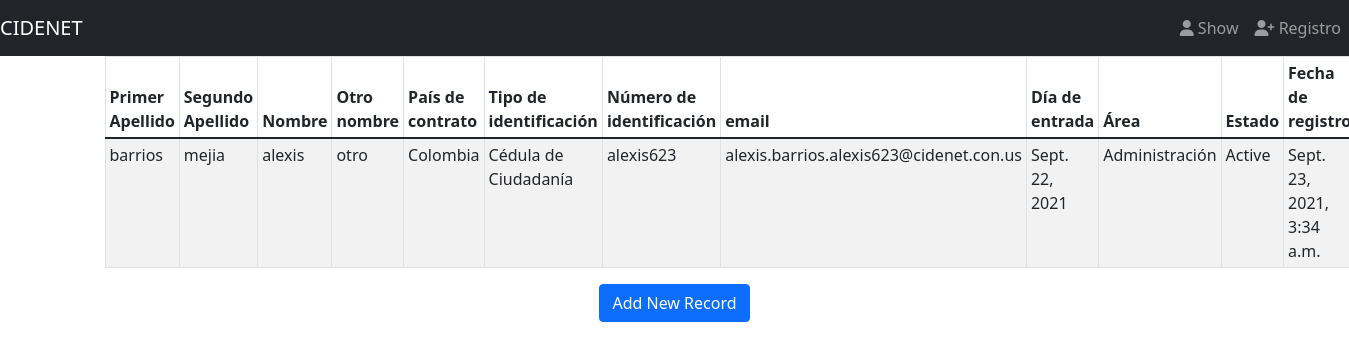
The page /show on the database its author committed.
### employee/models.py (models this page shows, shortened)
class Employee(models.Model):
    firstLastname = models.CharField(max_length=20, null=True)
    secondLastname = models.CharField(max_length=20, null=True)
    firstName = models.CharField(max_length=20, null=True)
    otherName = models.CharField(max_length=50, null=True)
    contractCountry = models.CharField(max_length=50, null=True)
    id_type =  models.CharField(max_length=50, null=True)
    id_number = models.CharField(max_length=20, null=True)
    email = models.EmailField(max_length=300, null=True)
    date_of_entry = models.DateField(null=True)
    company_area = models.CharField(max_length=50, null=True)
    state = models.CharField(max_length=50, default = 'Active', null=True)
    date_registered = models.DateTimeField(auto_now_add=True, null=True)
    class Meta:
        db_table = "employee"

### employee/views.py (the view)
# urls.py: path('show',views.show),
def show(request):
    employees = Employee.objects.all()
    return render(request,"show.html",{'employees':employees})

### employee/templates/show.html (shortened to what this page needs)
{% extends 'base.html' %}
{% block content%}
<!DOCTYPE html>
<html lang="en">
<head>
     {% load static %}
    <link rel="stylesheet" href="{% static 'css/style.css' %}"/>
</head>
<body>
<table class="table table-striped table-bordered table-sm">
    <thead class="thead-dark">
    <tr>
        <th>Primer Apellido</th>
        <th>Segundo Apellido</th>
        <th>Nombre</th>
        <th>Otro nombre</th>
        <th>País de contrato</th>
        <th>Tipo de identificación</th>
        <th>Número de identificación</th>
        <th>email</th>
        <th>Día de entrada</th>
        <th>Área</th>
        <th>Estado</th>
        <th>Fecha de registro</th>
    </tr>
    </thead>
    <tbody>
{% for employee in employees %}
    <tr>
        <td>{{ employee.firstLastname }}</td>
        <td>{{ employee.secondLastname }}</td>
        <td>{{ employee.firstName }}</td>
        <td>{{ employee.otherName }}</td>
        <td>{{ employee.contractCountry }}</td>
        <td>{{ employee.id_type }}</td>
        <td>{{ employee.id_number }}</td>
        <td>{{ employee.email }}</td>
        <td>{{ employee.date_of_entry }}</td>
        <td>{{ employee.company_area }}</td>
        <td>{{ employee.state }}</td>
        <td>{{ employee.date_registered }}</td>
    </tr>
{% endfor %}
    </tbody>
</table>
<br>
<br>
<center><a href="/emp" class="btn btn-primary">Add New Record</a></center>
</body>
{% endblock%}

### employee/templates/base.html (shortened to what this page needs)
{% load static%}
<!DOCTYPE html>
<html lang="en">
<head>
    <link href="https://cdn.jsdelivr.net/npm/bootstrap@5.1.1/dist/css/bootstrap.min.css" rel="stylesheet">
</head>
<body>
    {% include 'navbar.html' %}
    <div class="container">
        <div class="row">
            {% block content%}
            {% endblock%}
        </div>
    </div>
</body>
</html>

### employee/templates/navbar.html (shortened to what this page needs)
{%url 'show' as show %}
{%url 'register' as register%}
<nav class="navbar navbar-expand-md bg-dark navbar-dark">
    <div class="navbar-header">
        <a href="#" class="navbar-brand" > CIDENET</a>
    </div>
    <div id="navb" class="collapse navbar-collapse flex-row-reverse"">
        <ul class="nav navbar-nav ml-right">
                <li class="navbar-item ">
                    <a href="{{ show }}" class="nav-link {% if request.path == show %}active{% endif%}">
                        <span class="fas fa-user"></span>
                        Show</a>
                </li>
                <li class="navbar-item">
                    <a href="{{ register}}" class="nav-link {% if request.path == register %}active{% endif%}">
                        <span class="fas fa-user-plus"></span>
                        Registro</a>
                </li>
        </ul>
    </div>
</nav>

### rows shown on the page
Employee: firstLastname "barrios", secondLastname "mejia", firstName "alexis", otherName "otro", contractCountry "Colombia", id_type "Cédula de Ciudadanía", id_number "alexis623", email "alexis.barrios.alexis623@cidenet.con.us", date_of_entry "Sept. 22, 2021", company_area "Administración", state "Active", date_registered "Sept. 23, 2021, 3:34 a.m."
